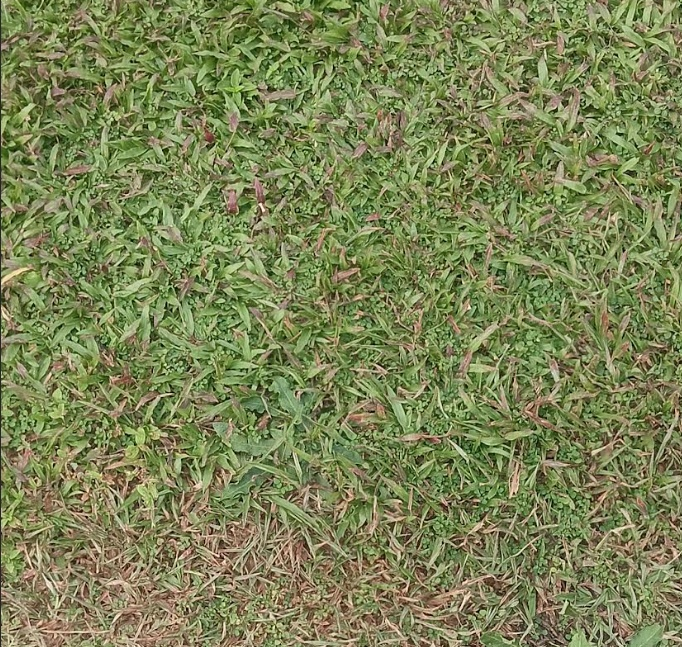
#> input picture .grass_data/LAWN-001_baseline.jpg, 682 x 647 px
$ python -i app.py   (imports and definitions only)
#> lines starting #> are read from the running program, lines starting #| are printed output that depends on the picture; after the words box and inside, x2 and y2 are one past the last pixel; in counts of white or black regions, pixels touching at a corner belong together
#> further down, picture is the input picture: shape (647, 682, 3); mean B, G, R 85.8, 131.8, 124.1
import streamlit as st
import cv2
import numpy as np
import os
import json
import secrets
from datetime import datetime

DATA_FOLDER = ".grass_data"
LAWNS_FILE = os.path.join(DATA_FOLDER, "lawns.json")
# [1 line not run here, left out]


def load_lawns():
    if os.path.exists(LAWNS_FILE):
        try:
            with open(LAWNS_FILE, "r") as file:
                return json.load(file)
        except Exception:
            return {}
    return {}


def save_lawns(lawns):
    with open(LAWNS_FILE, "w") as file:
        json.dump(lawns, file, indent=4)


lawns = load_lawns()


# [7 lines left out: function get_citizens, not called in this run]


# [388 lines not run here, left out]


# ------------------------------------------------------------
# GRASS DETECTION & ANALYSIS
# ------------------------------------------------------------

def detect_grass_mask(input_image):
    hsv = cv2.cvtColor(input_image.copy(), cv2.COLOR_BGR2HSV)
#> hsv: shape (647, 682, 3); mean H, S, V 34.1, 103.5, 135.2

    lower_green = np.array([25, 35, 30])
    upper_green = np.array([95, 255, 255])

    mask = cv2.inRange(
        hsv,
        lower_green,
        upper_green
    )
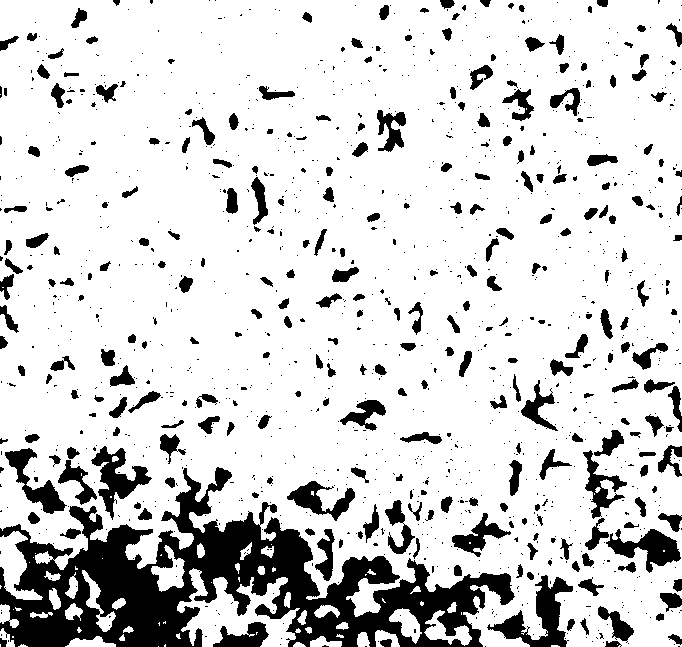
#> mask: shape (647, 682); 82.8% white; 1290 black regions (1006 under 20 px), largest, box (x1, y1, x2, y2) and area: (0, 467, 515, 647) 35197, (487, 575, 573, 647) 2178, (91, 446, 152, 520) 1591

    kernel = np.ones((7, 7), np.uint8)

    mask = cv2.morphologyEx(
        mask,
        cv2.MORPH_OPEN,
        kernel
    )
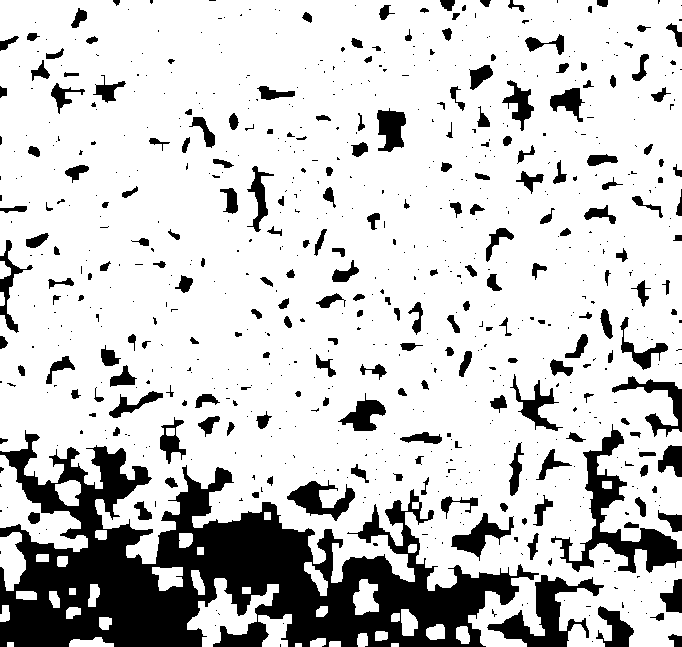
#> mask: shape (647, 682); 79.7% white; 765 black regions (542 under 20 px), largest, box (x1, y1, x2, y2) and area: (0, 430, 539, 647) 49142, (551, 424, 682, 573) 4290, (487, 575, 604, 647) 2853

    mask = cv2.morphologyEx(
        mask,
        cv2.MORPH_CLOSE,
        kernel
    )
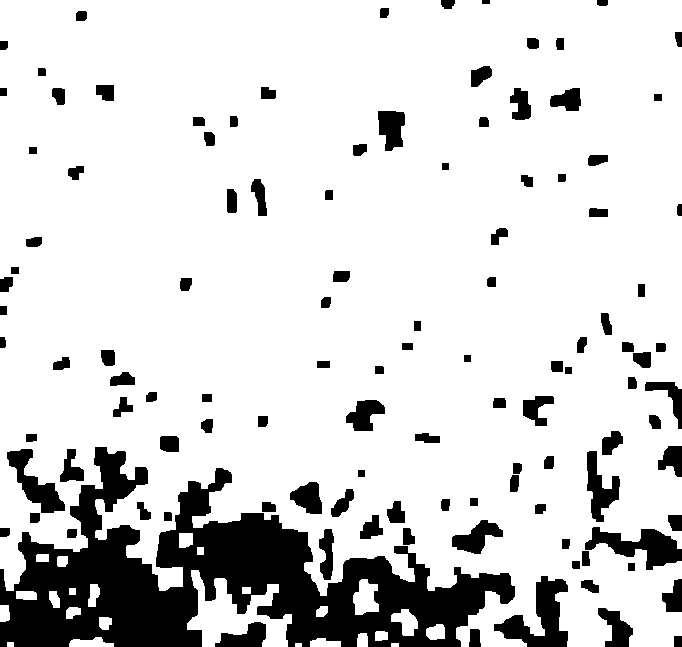
#> mask: shape (647, 682); 84.1% white; 114 black regions, largest, box (x1, y1, x2, y2) and area: (0, 447, 515, 647) 42201, (494, 576, 568, 647) 2355, (585, 527, 682, 570) 1948

    return mask


# [103 lines left out: functions analyze_grass, create_lawn_id, create_citizens, not called in this run]


# ------------------------------------------------------------
# SIDEBAR NAVIGATION & LAWN SELECTION
# ------------------------------------------------------------

# [1 line not run here, left out]

# [10 lines that did not run here, left out]


if lawns:

    lawn_options = list(lawns.keys())

    selected_lawn_id = st.sidebar.selectbox(
        "Select Active Lawn Workspace",
        lawn_options
    )

    current_lawn = lawns[
        selected_lawn_id
    ]

else:

    selected_lawn_id = None
    current_lawn = None


# ------------------------------------------------------------
# PAGE 1
# GRASS CENSUS & REGISTRATION
# ------------------------------------------------------------

# [1250 lines not run here, left out]

>>> import cv2
>>> picture = cv2.imread('.grass_data/LAWN-001_baseline.jpg')
>>> result = detect_grass_mask(picture)

$ run again, on .grass_data/LAWN-002_baseline.jpg
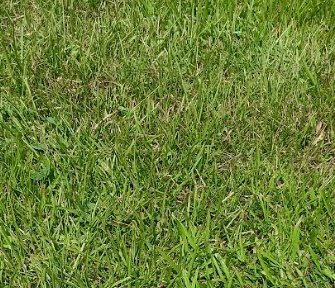
#> input picture .grass_data/LAWN-002_baseline.jpg, 335 x 288 px
#> picture is the input picture: shape (288, 335, 3); mean B, G, R 54, 127.3, 106
#> hsv: shape (288, 335, 3); mean H, S, V 38.6, 158.5, 127.4
#> in detect_grass_mask, `mask = cv2.inRange( hsv, lower_green, upper_green )`:
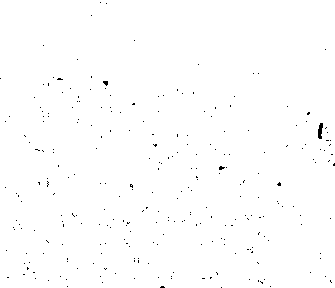
#> mask: shape (288, 335); 99.5% white; black in thin lines or dots
#> in detect_grass_mask, `mask = cv2.morphologyEx( mask, cv2.MORPH_OPEN, kernel )`:
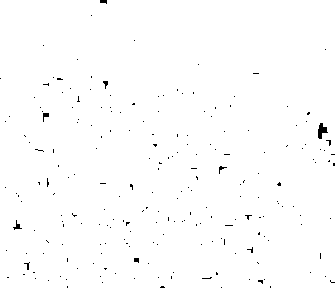
#> mask: shape (288, 335); 99.2% white; black in thin lines or dots
